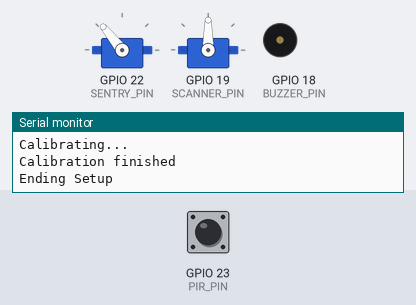
This program was run on a simulated ESP32. On the bench: 2 × servo, buzzer (waves = sounding), the last lines printed to the serial monitor. The inputs (shaded band) are chosen by the test bench; at power-on: GPIO 23 (PIR_PIN) LOW. The local clock reads 2024-03-15 10:24:30 at power-on unless the program sets it.

Above: at 10.2 s.
10.3 s: GPIO 23 (PIR_PIN) driven HIGH
At 11.6 s:
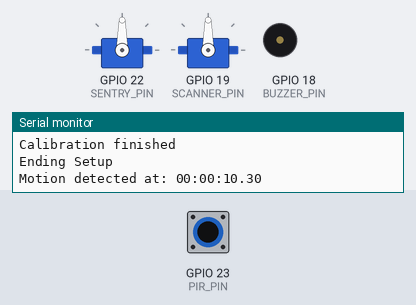
At 12.35 s:
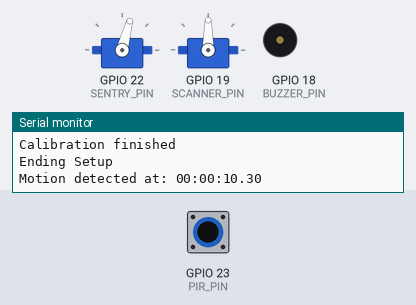
14.6 s: GPIO 23 (PIR_PIN) pulsed LOW 2 times (0.12 s each, 0.3 s apart)
At 14.98 s:
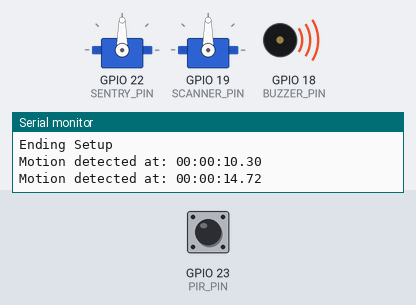
Timing chart, 0 to 37.8 s (numbered marks = the images above; inputs shaded):
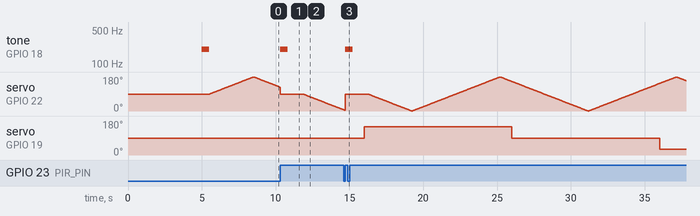

The program:

main.cpp
```cpp
#include <Arduino.h>
#include <esp_bt.h>

#include <util.h>
#include <pir.h>
#include <sentry.h>
#include <scanner.h>
#include <tonePWM.h>
#include <wifi.h>

using namespace msentry;

// Peripherals
PIRSensor pir;
SentryServo sentry;
ScannerServo scanner;

// Interrupt variables
bool motion{ false };
bool scannerMove{ false };
bool wifiPrint{ false };

// Timers + sync
hw_timer_t *scanTimer{ nullptr };
portMUX_TYPE mux = portMUX_INITIALIZER_UNLOCKED;

SemaphoreHandle_t serialMux;

// Helper functions
void printTime(unsigned long millis);

void initPIR(unsigned long debounceTime = PIR_DELAY);
void initServo();

void IRAM_ATTR scanISR();
void IRAM_ATTR pirISR();

void runScanner(void *param);

/**
 * Disables as much as possible to save power
 */
void powerSetup()
{
	Serial.println("Power setup...");

	btStop();
	esp_bt_controller_disable();
	esp_bt_controller_deinit();

	Serial.println("Power setup ended");
}

/**
 * Sets up serial, peripherals, interrupts, timers, wifi etc.
 */
void setup()
{
	Serial.begin(BAUD_RATE);
	Serial.println("Beginning Setup");

	// Power and wifi
	powerSetup();
	wifiSetup();

	// Peripherals
	initServo();

	pinMode(BUZZER_PIN, OUTPUT);
	noTonePWM(BUZZER_PIN);

	serialMux = xSemaphoreCreateMutex();

	// Calibration period
	Serial.println("Calibrating...");

	initPIR();
	// delay(CALIBRATION_TIME);

	Serial.println("Calibration finished");

	// Start interrupts and vtasks
	scanTimer = timerBegin(0, 80, true); // timer 0, prescaler 80 (1 tick per 80us), count up
	timerAttachInterrupt(scanTimer, &scanISR, true);

	timerAlarmWrite(scanTimer, SCAN_TIME, true);

	// Create tasks
	xTaskCreatePinnedToCore(runScanner, "Scanner", TASK_STACK_SIZE, NULL, 0, NULL, 1);
	xTaskCreatePinnedToCore(runWifi, "WiFi", TASK_STACK_SIZE, NULL, 0, NULL, 1);

	// End of setup
	Serial.println("Ending Setup");
	tonePWM(BUZZER_PIN, BUZZER_FREQ, ALERT_TIME);

	motion = false;
	sentry.waitTime = 0;
	sentry.motionIdx = -1;

	timerAlarmEnable(scanTimer);
}

/**
 * Moves sentry and handles motion detection
 */
void loop()
{
	if (motion) {
		motion = false;

		xSemaphoreTake(serialMux, portMAX_DELAY);

		Serial.print("Motion detected at: ");
		printTime(pir.lastMotion);

		xSemaphoreGive(serialMux);

		tonePWM(BUZZER_PIN, BUZZER_FREQ, ALERT_TIME);

		vTaskDelay(MS_TO_PORTTICKS(sentry.waitTime));
		sentry.waitTime = 0;
	}

	sentry.smoothStep();
}


/**
 * Moves the scanner between angles in @a scannerAngles
 */
void runScanner(void *param)
{
	while (true) {
		if (scannerMove) {
			scannerMove = false;
			detachInterrupt(digitalPinToInterrupt(PIR_PIN));

			scanner.move();
			// vTaskDelay(MS_TO_PORTTICKS(50));

			initPIR();
		}

		vTaskDelay(MS_TO_PORTTICKS(1000));
	}
}

// Interrupts for @a scanTimer and PIR pin
void IRAM_ATTR scanISR()
{
	portENTER_CRITICAL_ISR(&mux);

	scannerMove = true;

	portEXIT_CRITICAL_ISR(&mux);
}

void IRAM_ATTR pirISR()
{
	portENTER_CRITICAL_ISR(&mux);

	// When debounce checks out, move sentry, update wifi message and stop the mechanical parts for 1s
	if (pir.detect()) {
		motion = true;
		wifiPrint = true;

		pir.debounceTime = PIR_DELAY;

		sentry.motionIdx = scanner.idx;
		sentry.waitTime = WAIT_TIME;

		// scanner.ignore = true;
	}

	portEXIT_CRITICAL_ISR(&mux);
}

// Inits for PIR and servos
void initPIR(unsigned long debounceTime)
{
	pinMode(PIR_PIN, INPUT_PULLDOWN);
	attachInterrupt(digitalPinToInterrupt(PIR_PIN), pirISR, RISING);

	pir.lastMotion = millis();
	pir.debounceTime = debounceTime;
	pir.detectCnt = 0;
}

void initServo()
{
	sentry.servo.setPeriodHertz(SERVO_FREQ);
	sentry.servo.attach(SENTRY_PIN, SERVO_MIN_PW, SERVO_MAX_PW);

	sentry.servo.write(90);

	scanner.servo.setPeriodHertz(SERVO_FREQ);
	scanner.servo.attach(SCANNER_PIN, SERVO_MIN_PW, SERVO_MAX_PW);

	scanner.servo.write(scannerAngles[scanner.idx]);
}

/**
 * Prints elapsed time since start of program to serial
 */
void printTime(unsigned long millis)
{
	unsigned long div = 1000 * 60 * 60;

	unsigned long hours = millis / div;
	millis %= div;
	div /= 60;

	unsigned long minutes = millis / div;
	millis %= div;
	div /= 60;

	unsigned long seconds = millis / 1000;
	millis %= 1000;

	unsigned long ms = millis / 10;

	Serial.printf("%02lu:%02lu:%02lu.%02lu\n", hours, minutes, seconds, ms);
}
```

util.h
```cpp
#pragma once

#define BAUD_RATE 115200		// serial baud rate

#define SWEEP_TIME 6000			// 6s
#define WAIT_TIME 1000			// 1s
#define MAX_ANGLE 180

#define SCAN_TIME 10000000		// 10s

#define SERVO_FREQ 50			// 50Hz
#define SERVO_MIN_PW 500
#define SERVO_MAX_PW 2400

#define BUZZER_FREQ 200			// 200Hz
#define ALERT_TIME 500			// 500ms

#define BUZZER_PIN 18			// D18
#define SCANNER_PIN 19			// D19
#define SENTRY_PIN 22			// D22
#define PIR_PIN 23				// D23

#define TASK_STACK_SIZE 2048	// vtask stack size

#ifdef pdMS_TO_TICKS
#define MS_TO_PORTTICKS(ms) pdMS_TO_TICKS(ms)
#else
#define MS_TO_PORTTICKS(ms) (ms / 1000)
#endif

/**
 * Namespace that holds all relevant MotionSentry functionalities
 */
namespace msentry {

	// Scanner preset angles. Used in sentry to calculate turn angle
	const int scannerAngles[] = {
		30, 90, 150
	};
	const int scannerNrAngles = sizeof(scannerAngles) / sizeof(scannerAngles[0]);

} // namespace msentry
```

Measured:
- after the input at 10.3 s, tone on GPIO 18 (BUZZER_PIN): silent → 200 Hz at once, → silent 0.50 s later
- after the input at 14.6 s, tone on GPIO 18 (BUZZER_PIN): silent → 200 Hz after 0.13 s, → silent 0.50 s later
